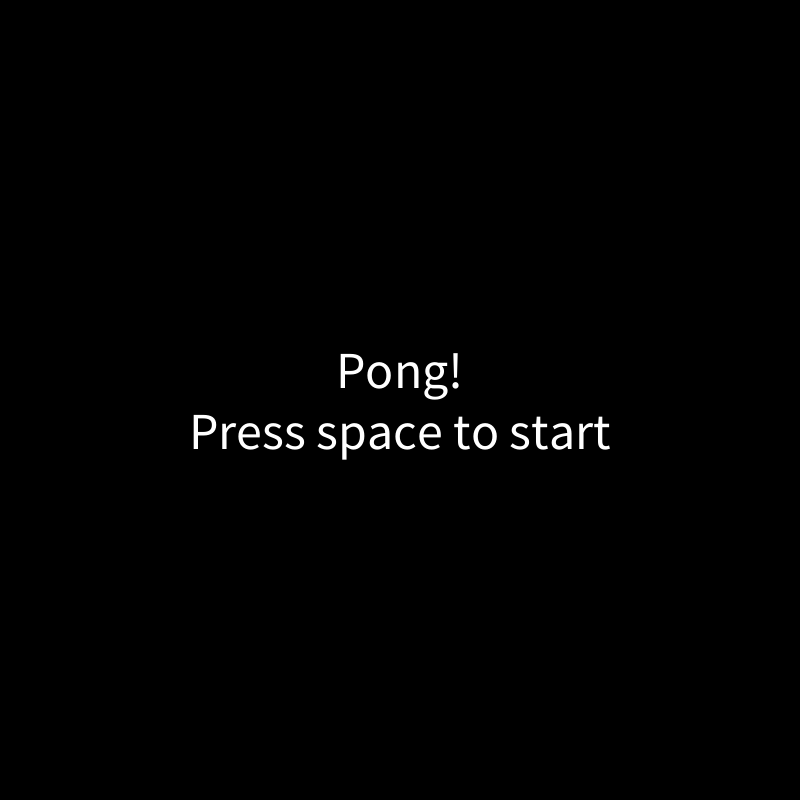
Frame 1 (no input)
Frame 60 (the mouse pressed at the canvas centre just before this capture): identical to frame 1, image omitted
Frame 120 (the mouse held since frame 60 and released just before this capture): identical to frame 1, image omitted

The Processing sketch that drew this single still picture (run headless with seeded random() and noise(); from frame 60 on, the mouse is pressed at the canvas centre):

// Processing sketch: pongDemo
// ── pongDemo.pde
//pong demo
GameManager theGame;

void setup() {
  size(800, 800);
  theGame = new GameManager();
}

void draw() {
  theGame.run(); 
}

void keyPressed() {
  theGame.handleKeyPressed();
}

void keyReleased() {
  theGame.handleKeyReleased();
}
// ── Ball.pde
class Ball {
  //data
  int x, y;
  int px, py;  //where was the ball last frame? used to correct collisions
  int xSpeed, ySpeed;
  int radius;
  color fillColor;
  int lastPaddleCollisionTime;

  //constructor(s)
  Ball() {
    radius = 30;
    fillColor = color(255, 0, 0);
    xSpeed = int(random(3, 9));
    //randomize the direction the ball goes toward at the start
    float randomSeed = random(100);
    if (randomSeed < 50) {
      randomSeed *= -1;
    }
    resetLocation();
    lastPaddleCollisionTime = 0;
  }

  void resetLocation() {
    x = width/2;
    y = height/2;
    px = x;
    py = y;
    ySpeed = int(random(-9, 9));
    xSpeed *= -1;  //switch direction if someone misses the ball...
  }

  //behaviour
  void display() {
    //display circle at location
    stroke(0);
    fill(fillColor);
    ellipse(x, y, radius*2, radius*2);
  }

  void move(Paddle p1, Paddle p2, Score theScore) {
    //save current location of ball
    px = x;
    py = y;

    //add the current speed to the location
    x += xSpeed;
    y += ySpeed;


    bounceOffPaddle(p1);
    bounceOffPaddle(p2);
    bounceOnEdge();

    checkForPoint(theScore);
  }

  void checkForPoint(Score gameScore) {
    if (x <= 0) {
      gameScore.pointForPlayer2();
      resetLocation();
    }
    if (x >= width) {
      gameScore.pointForPlayer1();
      resetLocation();
    }
  }

  void bounceOffPaddle(Paddle somePaddle) {
    if (checkForCollision(somePaddle)) {
      //note that this is a fairly crappy way to deal with collision reaction, but
      //without getting into vector math, I can't think of a better/simpler way
      //If you come up with a simple way to avoid the possibility of the ball 
      //getting "caught" at the bottom/top of the paddle, let me know.
      
      //If the ball hits a paddle, put the ball back to where it was last frame
      x = px;
      y = py;

      //avoid eternal bouncing on paddle by moving the ball backwards off paddle
      while (checkForCollision(somePaddle)) {
        x -= xSpeed;
      }

      //multiply speed by -1 to turn the ball around
      xSpeed = xSpeed * -1;
    }
  }

  void bounceOnEdge() {
    if ((y >= height-radius) || (y <= 0+radius)) {
      // If the object reaches either edge, multiply speed by -1 to turn it around.
      ySpeed = ySpeed * -1;
    }
  }

  void constrainToScreen() {
    x = constrain(x, 0+radius, width-radius);
    y = constrain(y, 0+radius, height-radius);
  }

  boolean checkForCollision(Paddle thePaddle) {
    float x1, x2, y1, y2;
    
    //figure out which side of the paddle should be tested
    if (thePaddle.whichSide == 'l') {
      x1 = thePaddle.x + thePaddle.paddleWidth;
      x2 = thePaddle.x + thePaddle.paddleWidth;
      y1 = thePaddle.y;
      y2 = thePaddle.y + thePaddle.paddleHeight;
    }
    else {
      x1 = thePaddle.x;
      x2 = thePaddle.x;
      y1 = thePaddle.y;
      y2 = thePaddle.y + thePaddle.paddleHeight;
    }

    if (lineCircle(x1, y1, x2, y2, x, y, radius)) {
      return true;
    }
    else {
      return false;
    }
    
  }

  // idea and some code taken from http://www.jeffreythompson.org/collision-detection/line-circle.php 
  // LINE/CIRCLE
  boolean lineCircle(float x1, float y1, float x2, float y2, float cx, float cy, float r) {

    // is either end INSIDE the circle?
    // if so, return true immediately
    boolean inside1 = pointCircle(x1, y1, cx, cy, r);
    boolean inside2 = pointCircle(x2, y2, cx, cy, r);
    if (inside1 || inside2) return true;

    // get length of the line
    float distX = x1 - x2;
    float distY = y1 - y2;
    float len = sqrt( (distX*distX) + (distY*distY) );

    // get dot product of the line and circle
    float dot = ( ((cx-x1)*(x2-x1)) + ((cy-y1)*(y2-y1)) ) / pow(len, 2);

    // find the closest point on the line
    float closestX = x1 + (dot * (x2-x1));
    float closestY = y1 + (dot * (y2-y1));

    // is this point actually on the line segment?
    // if so keep going, but if not, return false
    boolean onSegment = linePoint(x1, y1, x2, y2, closestX, closestY);
    if (!onSegment) return false;

    // optionally, draw a circle at the closest
    // point on the line
    //fill(255, 0, 0);
    //noStroke();
    //ellipse(closestX, closestY, 20, 20);

    // get distance to closest point
    distX = closestX - cx;
    distY = closestY - cy;
    float distance = sqrt( (distX*distX) + (distY*distY) );

    if (distance <= r) {
      return true;
    }
    return false;
  }


  // POINT/CIRCLE
  boolean pointCircle(float px, float py, float cx, float cy, float r) {

    // get distance between the point and circle's center
    // using the Pythagorean Theorem
    float distX = px - cx;
    float distY = py - cy;
    float distance = sqrt( (distX*distX) + (distY*distY) );

    // if the distance is less than the circle's
    // radius the point is inside!
    if (distance <= r) {
      return true;
    }
    return false;
  }


  // LINE/POINT
  boolean linePoint(float x1, float y1, float x2, float y2, float px, float py) {

    // get distance from the point to the two ends of the line
    float d1 = dist(px, py, x1, y1);
    float d2 = dist(px, py, x2, y2);

    // get the length of the line
    float lineLen = dist(x1, y1, x2, y2);

    // since floats are so minutely accurate, add
    // a little buffer zone that will give collision
    float buffer = 0.1;    // higher # = less accurate

    // if the two distances are equal to the line's
    // length, the point is on the line!
    // note we use the buffer here to give a range,
    // rather than one #
    if (d1+d2 >= lineLen-buffer && d1+d2 <= lineLen+buffer) {
      return true;
    }
    return false;
  }
}
// ── GameManager.pde
class GameManager {
  Paddle p1, p2;
  Ball theBall;
  Score theScore;
  int state;

  GameManager() {
    theBall = new Ball();
    p1 = new Paddle(75, 'w', 's', 'l');
    p2 = new Paddle(width-75, 'o', 'l', 'r');
    theScore = new Score();
    state = 0;
  }

  void run() {
    //state 0 - start screen, 1 - game play, 2 - winning screen
    if (state == 0) {
      displayStartScreen();
    } else if (state == 1) {
      executeGame();
    } else if (state == 2) {
      displayWinningScreen();
    }
  }

  void displayStartScreen() {
    background(0);
    fill(255);
    textAlign(CENTER, CENTER);
    textSize(52);
    text("Pong!\nPress space to start", width/2, height/2);
  }

  void executeGame() {
    background(255);

    p1.move();
    p2.move();
    theBall.move(p1, p2, theScore);

    theBall.display();
    p1.display();
    p2.display();
    theScore.display();

    //check if somebody has won
    if (theScore.hasSomebodyWon()) {
      state = 2;
    }
  }

  void displayWinningScreen() {
    background(0);
    fill(255);
    textAlign(CENTER, CENTER);
    textSize(52);
    if (theScore.p1Score > theScore.p2Score) {
      text("Player 1 wins!\nPress space to restart", width/2, height/2);
    }
    else {
      text("Player 2 wins!\nPress space to restart", width/2, height/2);
    }
  }

  void handleKeyPressed() {
    if (state == 0) {
      if (key == ' ') {
        state = 1;
      }
    } else if (state == 1) {
      p1.handleKeyPress();
      p2.handleKeyPress();
    }
    else if (state == 2) {
      if (key == ' ') {
        theScore.resetScores();
        state = 1;
      }
    }
  }

  void handleKeyReleased() {
    if (state == 1) {
      p1.handleKeyRelease();
      p2.handleKeyRelease();
    }
  }
}
// ── Paddle.pde
class Paddle {
  float x, y, ySpeed;
  float paddleWidth, paddleHeight;
  char upKey, downKey;
  boolean isMovingUp, isMovingDown;
  char whichSide;
  
  Paddle(float _x, char _upKey, char _downKey, char _whichSide) {
    ySpeed = 0;
    paddleWidth = 30;
    paddleHeight = 200;
    x = _x;
    y = height/2 - paddleHeight/2;
    upKey = _upKey;
    downKey = _downKey;
    isMovingUp = false;
    isMovingDown = false;
    whichSide = _whichSide;
  }
  
  void display() {
    fill(0);
    rect(x, y, paddleWidth, paddleHeight);
  }
  
  void move() {
    if (isMovingUp) {
      ySpeed = -5;
    }
    else if (isMovingDown) {
      ySpeed = 5;
    }
    else {
      ySpeed = 0;
    }
    y += ySpeed;
    
    constrainToScreen();
  }
  
  void constrainToScreen() {
    y = constrain(y, 0, height-paddleHeight);
  }
  
  void handleKeyPress() {
    if (key == upKey) {
      isMovingUp = true;
    }
    else if (key == downKey) {
      isMovingDown = true;
    }
  }
  
  void handleKeyRelease() {
    if (key == upKey) {
      isMovingUp = false;
    }
    else if (key == downKey) {
      isMovingDown = false;
    }
  }
  
}
// ── Score.pde
class Score {
  int p1Score, p2Score;
  int winningAmount;
  
  Score() {
    resetScores();
    winningAmount = 5;
  }
  
  void display() {
    textSize(36);
    fill(0);
    
    //p1 score
    textAlign(LEFT);
    text(p1Score, 25, 50);
    
    //p2 score
    textAlign(RIGHT);
    text(p2Score, width-25, 50);
  }
  
  void resetScores() {
    p1Score = 0;
    p2Score = 0;
  }
  
  void pointForPlayer1() {
    p1Score++;
  }
  
  void pointForPlayer2() {
    p2Score++;
  }
  
  boolean hasSomebodyWon() {
    if (p1Score >= winningAmount || p2Score >= winningAmount) {
      return true;
    }
    else {
      return false;
    }
  }
}
